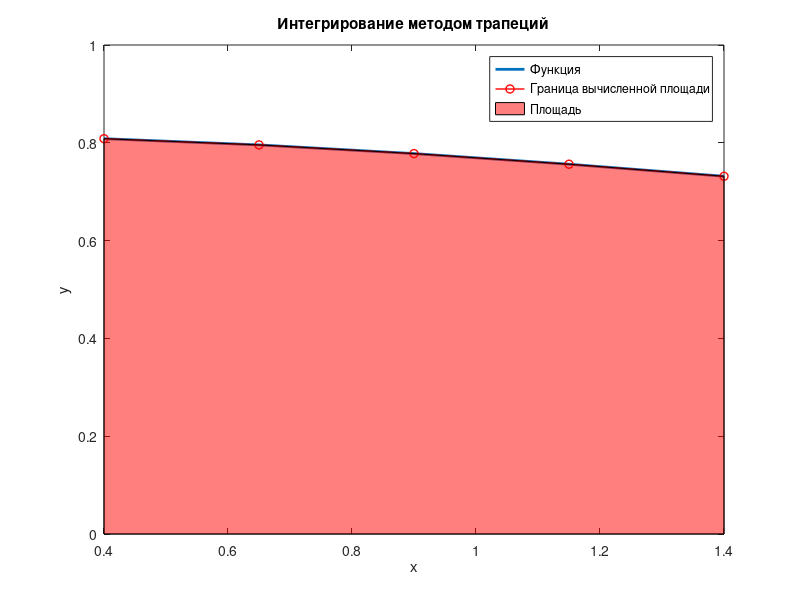

MATLAB code to generate this figure:
function [] = default_trap()
%Подынтегральная функция
fun = @(x) 1./(sqrt(0.188.*x.^2+1.5));
%Границы интегрирования
a = 0.4;
b = 1.4;
%Создание и заполнение массивов x,y для построения графика
x = linspace(a, b, 5);
y = fun(x);
%Вычисление значения интеграла
integral = trapz(x, y);
%Вывод результата и графика
disp(['Значение интеграла равно: ',num2str(integral)]);
plot(x, y, '-','LineWidth', 2);
hold on
plot(x, y, 'ro-','LineWidth', 1); 
fill([a, x, b], [0, y, 0], 'r', 'FaceAlpha', 0.5);
xlabel('x');
ylabel('y');
legend('Функция','Граница вычисленной площади','Площадь');
title('Интегрирование методом трапеций');
hold off;
end